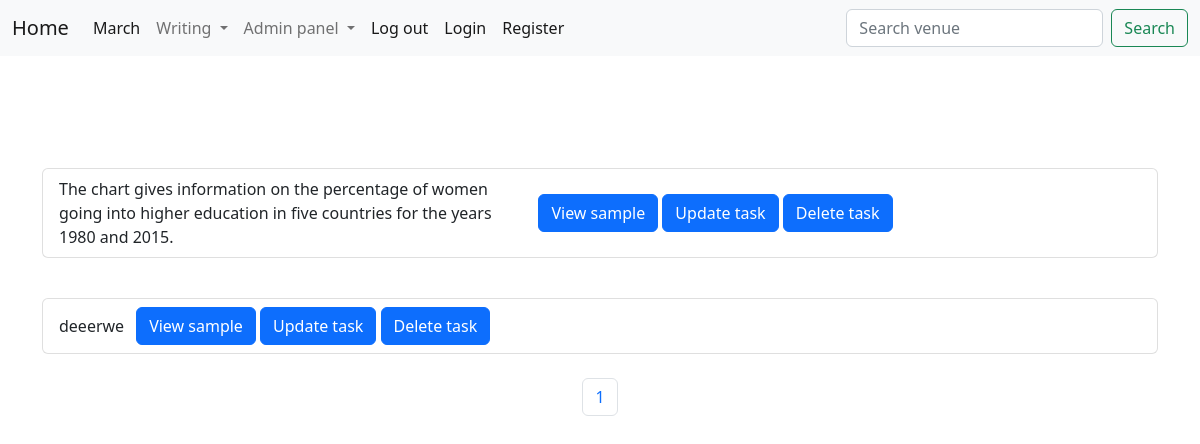
The page /task1list?page=2 on the database as committed earlier.
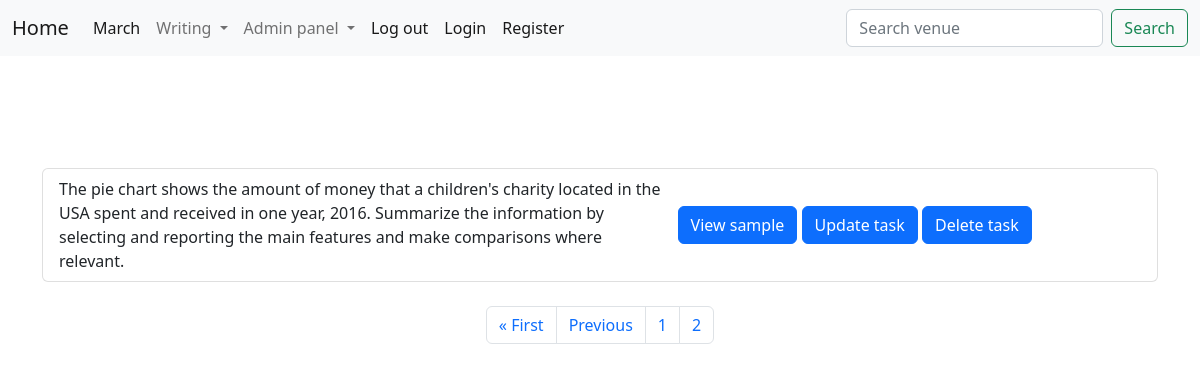
The same page on the database as committed later.
### ielts/models.py (models this page shows, shortened)
class writingtask1(models.Model):
    title = models.CharField(max_length=300)
    text = RichTextField(blank=True, null=True)
    cover = models.ImageField(null=True, blank=True, upload_to='images/')
    score = models.IntegerField(null=True, blank=True)
    category = models.ForeignKey(
        'CategoryTask1', on_delete=models.CASCADE, null=True)

### ielts/views.py (the view)
# urls.py: path('task1list', Task1list, name='task1list'),
def Task1list(request):
    listtask = writingtask1.objects.all
    p = Paginator(writingtask1.objects.all(), 2)
    page = request.GET.get('page')
    tasks = p.get_page(page)
    nums = "a" * tasks.paginator.num_pages
    return render(request, 'tasks/task1/task1list.html',
                  {"listtask": listtask,
                   "tasks": tasks,
                   "nums": nums,
                   }
                  )

### ielts/templates/tasks/task1/task1list.html (shortened to what this page needs)
{% extends "base.html" %}
{% block content %}
<br/>
<br/>
<br/>
{% for i in tasks %}
<ul class="list-group">
    <li class="list-group-item d-flex justify-content-between align-items-center">
        {{i.title}}
       <div class="container"> <button type="button" class="btn btn-primary"><a class="dropdown-item" aria-current="page" href="{% url 'task1show' i.id %}">View sample</a></button>
        <button type="button" class="btn btn-primary"><a class="dropdown-item" aria-current="page" href="{% url 'task1update' i.id %}">Update task</a></button>
        <button type="button" class="btn btn-primary"><a class="dropdown-item" aria-current="page" href="{% url 'tasl1delete' i.id %}">Delete task</a></button>
    </div>
        <span class="badge badge-primary badge-pill">Band score{{i.score}}</span>
    </li>
</ul><br/>
{% endfor %}
<nav aria-label="Page navigation example">
    <ul class="pagination  justify-content-center">
{% if tasks.has_previous %}
<li class="page-item"><a class="page-link"  href="?page=1">&laquo; First</a></li>
<li class="page-item"><a class="page-link"  href="?page={{tasks.previous_page_number}}">Previous</a></li>
{% endif %}
{% for i in nums %}
    <li class="page-item"><a class="page-link"  href="?page={{forloop.counter}}">{{forloop.counter}}</a></li>
{% endfor %}
</ul>
</nav>
{% endblock %}

Rows that differ between the two databases and show on the page:
no longer on this page (row unchanged): writingtask1: title "The chart gives information on the percentage of women going into higher education in five countries for the years 1980 and 2015."
no longer on this page (row unchanged): writingtask1: title "deeerwe"
added writingtask1: title "The pie chart shows the amount of money that a children's charity located in the USA spent and received in one year, 2016. Summarize the information by selecting and reporting the main features and make comparisons where relevant."
Other text that changed with them:
text now shown: "« First Previous"
new list line: "2"
